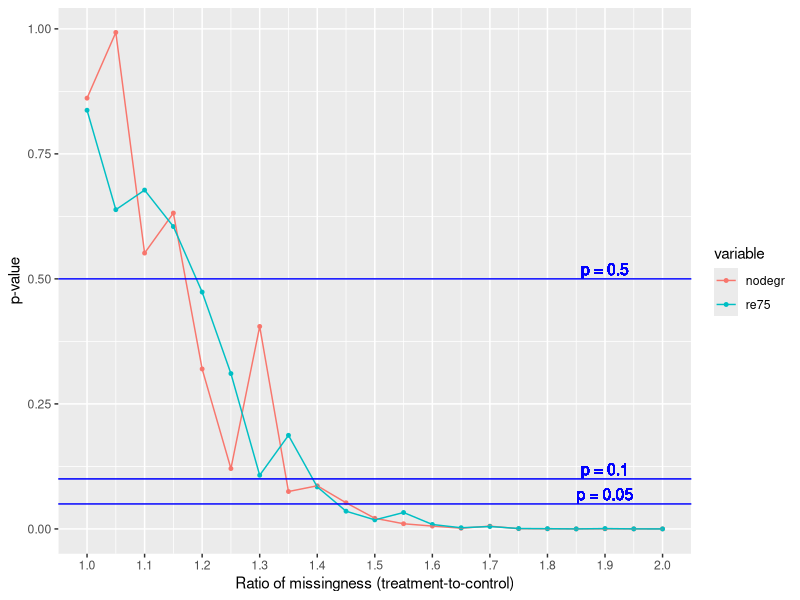

Recreate this plot in R.
require(Matching)
require(mice)
require(ggplot2)
require(reshape2)

data(lalonde, package='Matching')

Tr <- lalonde$treat
Y <- lalonde$re78
X <- lalonde[,c('age','educ','black','hisp','married','nodegr','re74','re75')]

missing.rate <- .2 # What percent of rows will have missing data
missing.cols <- c('nodegr')
missing.cols <- c('nodegr', 're75') # The columns we will add missing values to

results <- data.frame(ratio=seq(1, 2, by=.05), stringsAsFactors=FALSE)
for(i in missing.cols) { results[,i] <- NA }
set.seed(2112) #NOTE: May want to remove this line
pb <- txtProgressBar(min=0, max=nrow(results), style=3)
for(j in 1:nrow(results)) {
	missing.ratio <- results[j,]$ratio
	lalonde.mar <- X
	lalonde.nmar <- X
	
	# Vectors indiciating which rows are treatment and control.
	treat.rows <- which(lalonde$treat == 1)
	control.rows <- which(lalonde$treat == 0)
	
	# Add missingness to the existing data. For the not missing at random data 
	# treatment units will have twice as many missing values as the control group.
	for(i in missing.cols) {
		lalonde.mar[sample(nrow(lalonde), nrow(lalonde) * missing.rate), i] <- NA
		lalonde.nmar[sample(treat.rows, length(treat.rows) * missing.rate * missing.ratio), i] <- NA
		lalonde.nmar[sample(control.rows, length(control.rows) * missing.rate), i] <- NA
	}
	
	# Create a shadow matrix. This is a logical vector where each cell is TRUE if the
	# value is missing in the original data frame.
	shadow.matrix.mar <- as.data.frame(is.na(lalonde.mar))
	shadow.matrix.nmar <- as.data.frame(is.na(lalonde.nmar))
	
	# Change the column names to include "_miss" in their name.
	names(shadow.matrix.mar) <- names(shadow.matrix.nmar) <- paste0(names(shadow.matrix.mar), '_miss')
	
	# Impute the missing values using the mice package
	mice.mar <- mice(lalonde.mar, m=1, printFlag=FALSE)
	mice.nmar <- mice(lalonde.nmar, m=1, printFlag=FALSE)
	
	# Get the imputed data set.
	complete.mar <- complete(mice.mar)
	complete.nmar <- complete(mice.nmar)
	
	# Estimate the propensity scores using logistic regression.
	lalonde.mar.glm <- glm(treat~., data=cbind(treat=Tr, complete.mar, shadow.matrix.mar))
	lalonde.nmar.glm <- glm(treat~., data=cbind(treat=Tr, complete.nmar, shadow.matrix.nmar))
	
	# We see that the two indicator columns from the shadow matrix are statistically
	# significant predictors suggesting that the data is not missing at random.
	sum.mar <- summary(lalonde.mar.glm)
	sum.nmar <- summary(lalonde.nmar.glm)
	for(i in missing.cols) {
		results[j,i] <- sum.nmar$coefficients[paste0(i, '_missTRUE'),4]
	}
	setTxtProgressBar(pb, j)
}
close(pb)

tmp <- melt(results, id='ratio', value.name='p.value')

ggplot(tmp, aes(x=ratio, y=p.value, group=variable, color=variable)) + 
	geom_point(size = 1) +
	geom_path() +
	geom_hline(yintercept=0.05, color='blue') +
	geom_text(label="p = 0.05", x=1.9, y=.05, color='blue', vjust=-0.3, size=4) +
	geom_hline(yintercept=0.1, color='blue') +
	geom_text(label="p = 0.1", x=1.9, y=.1, color='blue', vjust=-0.3, size=4) +
	geom_hline(yintercept=0.5, color='blue') +
	geom_text(label="p = 0.5", x=1.9, y=.5, color='blue', vjust=-0.3, size=4) +
	scale_x_continuous(breaks=seq(1, 2, .1)) +
	xlab('Ratio of missingness (treatment-to-control)') +
	ylab('p-value')
	
